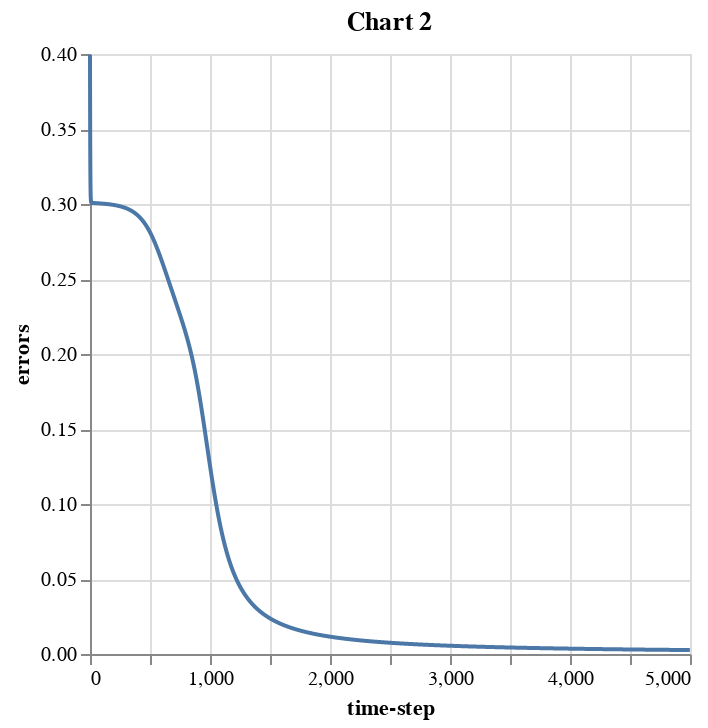

Notebook cell for this chart:
### Markdown cell above
Aquí se usa la red entrenada para predecir los valores de salida 0 o 1 para las entradas X y se cuenta al final cuantas de las predicciones son correctas para calcular un porcentaje de presición.

### Code cell
alt.data_transformers.disable_max_rows()
df = pd.DataFrame({"errors":errors, "time-step": np.arange(0, len(errors))})
alt.Chart(df).mark_line().encode(x="time-step", y="errors").properties(title='Chart 2')

### Figure 1 — Vega-Lite specification as saved in the notebook (floating-point values rounded to 4 significant figures; data arrays with more than 128 entries replaced by an {"elided": "..."} marker saying what was removed)
{"config": {"view": {"continuousWidth": 300, "continuousHeight": 300}}, "data": {"name": "data-d33a68ebebe3ec0e51bfbc2ef8d1c62f"}, "mark": {"type": "line"}, "encoding": {"x": {"field": "time-step", "type": "quantitative"}, "y": {"field": "errors", "type": "quantitative"}}, "title": "Chart 2", "$schema": "https://vega.github.io/schema/vega-lite/v5.20.1.json", "datasets": {"data-d33a68ebebe3ec0e51bfbc2ef8d1c62f": {"elided": "5000 records"}}}
